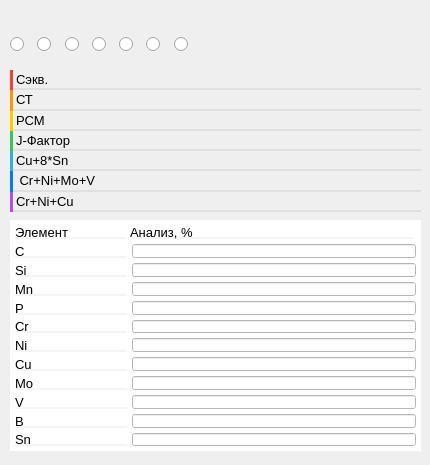
<?xml version="1.0" encoding="UTF-8"?>
<ui version="4.0">
 <class>FormulsDesigner</class>
 <widget class="QWidget" name="FormulsDesigner">
  <property name="geometry">
   <rect>
    <x>0</x>
    <y>0</y>
    <width>430</width>
    <height>465</height>
   </rect>
  </property>
  <property name="font">
   <font>
    <pointsize>10</pointsize>
   </font>
  </property>
  <property name="windowTitle">
   <string>Form</string>
  </property>
  <widget class="QPushButton" name="pushButton_7">
   <property name="geometry">
    <rect>
     <x>390</x>
     <y>10</y>
     <width>41</width>
     <height>21</height>
    </rect>
   </property>
   <property name="sizePolicy">
    <sizepolicy hsizetype="Fixed" vsizetype="Fixed">
     <horstretch>0</horstretch>
     <verstretch>0</verstretch>
    </sizepolicy>
   </property>
   <property name="minimumSize">
    <size>
     <width>41</width>
     <height>0</height>
    </size>
   </property>
   <property name="maximumSize">
    <size>
     <width>41</width>
     <height>21</height>
    </size>
   </property>
   <property name="styleSheet">
    <string notr="true">border: None</string>
   </property>
   <property name="text">
    <string/>
   </property>
   <property name="icon">
    <iconset>
     <normaloff>../../../Downloads/vector (3).svg</normaloff>../../../Downloads/vector (3).svg</iconset>
   </property>
  </widget>
  <widget class="QPushButton" name="pushButton_6">
   <property name="geometry">
    <rect>
     <x>0</x>
     <y>10</y>
     <width>41</width>
     <height>21</height>
    </rect>
   </property>
   <property name="sizePolicy">
    <sizepolicy hsizetype="Fixed" vsizetype="Fixed">
     <horstretch>0</horstretch>
     <verstretch>0</verstretch>
    </sizepolicy>
   </property>
   <property name="minimumSize">
    <size>
     <width>41</width>
     <height>21</height>
    </size>
   </property>
   <property name="maximumSize">
    <size>
     <width>41</width>
     <height>21</height>
    </size>
   </property>
   <property name="styleSheet">
    <string notr="true">border: None</string>
   </property>
   <property name="text">
    <string/>
   </property>
   <property name="icon">
    <iconset>
     <normaloff>../../../Downloads/vector (2).svg</normaloff>../../../Downloads/vector (2).svg</iconset>
   </property>
  </widget>
  <widget class="QWidget" name="horizontalLayoutWidget">
   <property name="geometry">
    <rect>
     <x>10</x>
     <y>29</y>
     <width>191</width>
     <height>31</height>
    </rect>
   </property>
   <layout class="QHBoxLayout" name="LayoutForFormul">
    <property name="spacing">
     <number>0</number>
    </property>
    <item>
     <widget class="QRadioButton" name="Cekv">
      <property name="text">
       <string/>
      </property>
     </widget>
    </item>
    <item>
     <widget class="QRadioButton" name="Ct">
      <property name="text">
       <string/>
      </property>
     </widget>
    </item>
    <item>
     <widget class="QRadioButton" name="Pcm">
      <property name="text">
       <string/>
      </property>
     </widget>
    </item>
    <item>
     <widget class="QRadioButton" name="J_Factor">
      <property name="text">
       <string/>
      </property>
     </widget>
    </item>
    <item>
     <widget class="QRadioButton" name="Cu_8_Sn">
      <property name="text">
       <string/>
      </property>
     </widget>
    </item>
    <item>
     <widget class="QRadioButton" name="Cr_Ni_Mo_V">
      <property name="text">
       <string/>
      </property>
     </widget>
    </item>
    <item>
     <widget class="QRadioButton" name="Cr_Ni_Cu">
      <property name="text">
       <string/>
      </property>
     </widget>
    </item>
   </layout>
  </widget>
  <widget class="QWidget" name="verticalLayoutWidget">
   <property name="geometry">
    <rect>
     <x>10</x>
     <y>70</y>
     <width>411</width>
     <height>142</height>
    </rect>
   </property>
   <layout class="QVBoxLayout" name="LayoutForElementFormul">
    <property name="spacing">
     <number>0</number>
    </property>
    <item>
     <layout class="QHBoxLayout" name="LayoutForCekv">
      <item>
       <widget class="Line" name="RedLineCekv">
        <property name="maximumSize">
         <size>
          <width>16777215</width>
          <height>28</height>
         </size>
        </property>
        <property name="styleSheet">
         <string notr="true">background-color: #FF3B30;
border:None;</string>
        </property>
        <property name="orientation">
         <enum>Qt::Vertical</enum>
        </property>
       </widget>
      </item>
      <item>
       <widget class="QLabel" name="LabelNameCekv">
        <property name="font">
         <font>
          <pointsize>10</pointsize>
         </font>
        </property>
        <property name="styleSheet">
         <string notr="true">border: none;
border-bottom: 2px solid #E0E0E0;</string>
        </property>
        <property name="text">
         <string>Сэкв.</string>
        </property>
       </widget>
      </item>
      <item>
       <widget class="QLabel" name="LabelCekv">
        <property name="font">
         <font>
          <pointsize>10</pointsize>
         </font>
        </property>
        <property name="styleSheet">
         <string notr="true">border: none;
border-bottom: 2px solid #E0E0E0;</string>
        </property>
        <property name="text">
         <string/>
        </property>
        <property name="alignment">
         <set>Qt::AlignRight|Qt::AlignTrailing|Qt::AlignVCenter</set>
        </property>
       </widget>
      </item>
     </layout>
    </item>
    <item>
     <layout class="QHBoxLayout" name="LayoutForCt">
      <item>
       <widget class="Line" name="OrangeLineCt">
        <property name="maximumSize">
         <size>
          <width>16777215</width>
          <height>28</height>
         </size>
        </property>
        <property name="styleSheet">
         <string notr="true">background-color: #FF9500;
border:None;</string>
        </property>
        <property name="orientation">
         <enum>Qt::Vertical</enum>
        </property>
       </widget>
      </item>
      <item>
       <widget class="QLabel" name="LabelNameCt">
        <property name="font">
         <font>
          <pointsize>10</pointsize>
         </font>
        </property>
        <property name="styleSheet">
         <string notr="true">border: none;
border-bottom: 2px solid #E0E0E0;</string>
        </property>
        <property name="text">
         <string>СТ</string>
        </property>
       </widget>
      </item>
      <item>
       <widget class="QLabel" name="LabelCt">
        <property name="font">
         <font>
          <pointsize>10</pointsize>
         </font>
        </property>
        <property name="styleSheet">
         <string notr="true">border: none;
border-bottom: 2px solid #E0E0E0;</string>
        </property>
        <property name="text">
         <string/>
        </property>
        <property name="alignment">
         <set>Qt::AlignRight|Qt::AlignTrailing|Qt::AlignVCenter</set>
        </property>
       </widget>
      </item>
     </layout>
    </item>
    <item>
     <layout class="QHBoxLayout" name="LayoutForPcm">
      <item>
       <widget class="Line" name="YellowLinePcm">
        <property name="maximumSize">
         <size>
          <width>16777215</width>
          <height>28</height>
         </size>
        </property>
        <property name="styleSheet">
         <string notr="true">background-color: #FFCC00;
border:None;</string>
        </property>
        <property name="orientation">
         <enum>Qt::Vertical</enum>
        </property>
       </widget>
      </item>
      <item>
       <widget class="QLabel" name="LabelNamePcm">
        <property name="font">
         <font>
          <pointsize>10</pointsize>
         </font>
        </property>
        <property name="styleSheet">
         <string notr="true">border: none;
border-bottom: 2px solid #E0E0E0;</string>
        </property>
        <property name="text">
         <string>РСМ</string>
        </property>
       </widget>
      </item>
      <item>
       <widget class="QLabel" name="LabelPcm">
        <property name="font">
         <font>
          <pointsize>10</pointsize>
         </font>
        </property>
        <property name="styleSheet">
         <string notr="true">border: none;
border-bottom: 2px solid #E0E0E0;</string>
        </property>
        <property name="text">
         <string/>
        </property>
        <property name="alignment">
         <set>Qt::AlignRight|Qt::AlignTrailing|Qt::AlignVCenter</set>
        </property>
       </widget>
      </item>
     </layout>
    </item>
    <item>
     <layout class="QHBoxLayout" name="LayoutForJ_Factor">
      <item>
       <widget class="Line" name="GreenLineJ_Factor">
        <property name="maximumSize">
         <size>
          <width>16777215</width>
          <height>28</height>
         </size>
        </property>
        <property name="styleSheet">
         <string notr="true">background-color: #34C759;
border:None;</string>
        </property>
        <property name="orientation">
         <enum>Qt::Vertical</enum>
        </property>
       </widget>
      </item>
      <item>
       <widget class="QLabel" name="LabelNameJ_Factor">
        <property name="font">
         <font>
          <pointsize>10</pointsize>
         </font>
        </property>
        <property name="styleSheet">
         <string notr="true">border: none;
border-bottom: 2px solid #E0E0E0;</string>
        </property>
        <property name="text">
         <string>J-Фактор</string>
        </property>
       </widget>
      </item>
      <item>
       <widget class="QLabel" name="LabelJ_Factor">
        <property name="font">
         <font>
          <pointsize>10</pointsize>
         </font>
        </property>
        <property name="styleSheet">
         <string notr="true">border: none;
border-bottom: 2px solid #E0E0E0;</string>
        </property>
        <property name="text">
         <string/>
        </property>
        <property name="alignment">
         <set>Qt::AlignRight|Qt::AlignTrailing|Qt::AlignVCenter</set>
        </property>
       </widget>
      </item>
     </layout>
    </item>
    <item>
     <layout class="QHBoxLayout" name="LayoutForCu_8_Sn">
      <item>
       <widget class="Line" name="CyanLine_Cu_8_Sn">
        <property name="maximumSize">
         <size>
          <width>16777215</width>
          <height>28</height>
         </size>
        </property>
        <property name="styleSheet">
         <string notr="true">background-color: #32ADE6;
border:None;</string>
        </property>
        <property name="orientation">
         <enum>Qt::Vertical</enum>
        </property>
       </widget>
      </item>
      <item>
       <widget class="QLabel" name="LabelNameCu_8_Sn">
        <property name="font">
         <font>
          <pointsize>10</pointsize>
         </font>
        </property>
        <property name="styleSheet">
         <string notr="true">border: none;
border-bottom: 2px solid #E0E0E0;</string>
        </property>
        <property name="text">
         <string>Cu+8*Sn</string>
        </property>
       </widget>
      </item>
      <item>
       <widget class="QLabel" name="LabelCu_8_Sn">
        <property name="font">
         <font>
          <pointsize>10</pointsize>
         </font>
        </property>
        <property name="styleSheet">
         <string notr="true">border: none;
border-bottom: 2px solid #E0E0E0;</string>
        </property>
        <property name="text">
         <string/>
        </property>
        <property name="alignment">
         <set>Qt::AlignRight|Qt::AlignTrailing|Qt::AlignVCenter</set>
        </property>
       </widget>
      </item>
     </layout>
    </item>
    <item>
     <layout class="QHBoxLayout" name="LayoutForCr_Ni_Mo_V">
      <item>
       <widget class="Line" name="BlueLine_Cr_Ni_Mo_V">
        <property name="maximumSize">
         <size>
          <width>16777215</width>
          <height>28</height>
         </size>
        </property>
        <property name="styleSheet">
         <string notr="true">background-color: #007AFF;
border:None;</string>
        </property>
        <property name="orientation">
         <enum>Qt::Vertical</enum>
        </property>
       </widget>
      </item>
      <item>
       <widget class="QLabel" name="LabelNameCr_Ni_Mo_V">
        <property name="font">
         <font>
          <pointsize>10</pointsize>
         </font>
        </property>
        <property name="styleSheet">
         <string notr="true">border: none;
border-bottom: 2px solid #E0E0E0;</string>
        </property>
        <property name="text">
         <string> Cr+Ni+Mo+V</string>
        </property>
       </widget>
      </item>
      <item>
       <widget class="QLabel" name="LabelCr_Ni_Mo_V">
        <property name="font">
         <font>
          <pointsize>10</pointsize>
         </font>
        </property>
        <property name="styleSheet">
         <string notr="true">border: none;
border-bottom: 2px solid #E0E0E0;</string>
        </property>
        <property name="text">
         <string/>
        </property>
        <property name="alignment">
         <set>Qt::AlignRight|Qt::AlignTrailing|Qt::AlignVCenter</set>
        </property>
       </widget>
      </item>
     </layout>
    </item>
    <item>
     <layout class="QHBoxLayout" name="LayoutForCr_Ni_Cu">
      <item>
       <widget class="Line" name="PurpleLineCr_Ni_Cu">
        <property name="maximumSize">
         <size>
          <width>16777215</width>
          <height>28</height>
         </size>
        </property>
        <property name="styleSheet">
         <string notr="true">background-color: #AF52DE;
border:None;</string>
        </property>
        <property name="orientation">
         <enum>Qt::Vertical</enum>
        </property>
       </widget>
      </item>
      <item>
       <widget class="QLabel" name="LabelNameCr_Ni_Cu">
        <property name="font">
         <font>
          <pointsize>10</pointsize>
         </font>
        </property>
        <property name="styleSheet">
         <string notr="true">border: none;
border-bottom: 2px solid #E0E0E0;</string>
        </property>
        <property name="text">
         <string>Cr+Ni+Cu</string>
        </property>
       </widget>
      </item>
      <item>
       <widget class="QLabel" name="LabelCr_Ni_Cu">
        <property name="font">
         <font>
          <pointsize>10</pointsize>
         </font>
        </property>
        <property name="styleSheet">
         <string notr="true">border: none;
border-bottom: 2px solid #E0E0E0;</string>
        </property>
        <property name="text">
         <string/>
        </property>
        <property name="alignment">
         <set>Qt::AlignRight|Qt::AlignTrailing|Qt::AlignVCenter</set>
        </property>
       </widget>
      </item>
     </layout>
    </item>
   </layout>
  </widget>
  <widget class="QWidget" name="WidgetForElement" native="true">
   <property name="geometry">
    <rect>
     <x>10</x>
     <y>220</y>
     <width>411</width>
     <height>231</height>
    </rect>
   </property>
   <property name="styleSheet">
    <string notr="true">background-color: rgb(255, 255, 255);</string>
   </property>
   <layout class="QGridLayout" name="gridLayout">
    <item row="0" column="0">
     <layout class="QVBoxLayout" name="verticalLayout">
      <property name="spacing">
       <number>5</number>
      </property>
      <property name="leftMargin">
       <number>5</number>
      </property>
      <property name="topMargin">
       <number>5</number>
      </property>
      <property name="rightMargin">
       <number>5</number>
      </property>
      <property name="bottomMargin">
       <number>5</number>
      </property>
      <item>
       <layout class="QHBoxLayout" name="LayoutForElementAndAnalize">
        <item>
         <widget class="QLabel" name="LabelElement">
          <property name="maximumSize">
           <size>
            <width>110</width>
            <height>36</height>
           </size>
          </property>
          <property name="font">
           <font>
            <pointsize>10</pointsize>
           </font>
          </property>
          <property name="styleSheet">
           <string notr="true">background-color: rgb(255, 255, 255);
border-bottom: 2px solid #F5F5F5;
</string>
          </property>
          <property name="text">
           <string>Элемент</string>
          </property>
         </widget>
        </item>
        <item>
         <widget class="QLabel" name="LabelAnalize">
          <property name="maximumSize">
           <size>
            <width>284</width>
            <height>36</height>
           </size>
          </property>
          <property name="styleSheet">
           <string notr="true">background-color: rgb(255, 255, 255);
border-bottom: 2px solid #F5F5F5;
</string>
          </property>
          <property name="text">
           <string>Анализ, %</string>
          </property>
         </widget>
        </item>
       </layout>
      </item>
      <item>
       <layout class="QHBoxLayout" name="LayoutForC">
        <item>
         <widget class="QLabel" name="LabelC">
          <property name="font">
           <font>
            <pointsize>10</pointsize>
           </font>
          </property>
          <property name="styleSheet">
           <string notr="true">background-color: rgb(255, 255, 255);
border-bottom: 2px solid #F5F5F5;
</string>
          </property>
          <property name="text">
           <string>C</string>
          </property>
         </widget>
        </item>
        <item>
         <widget class="QLineEdit" name="InputForC">
          <property name="maximumSize">
           <size>
            <width>284</width>
            <height>36</height>
           </size>
          </property>
          <property name="styleSheet">
           <string notr="true">background-color: rgb(255, 255, 255);

border-bottom: 2px solid #E0E0E0;
</string>
          </property>
          <property name="alignment">
           <set>Qt::AlignLeading|Qt::AlignLeft|Qt::AlignVCenter</set>
          </property>
         </widget>
        </item>
       </layout>
      </item>
      <item>
       <layout class="QHBoxLayout" name="LayoutForSi">
        <item>
         <widget class="QLabel" name="LabelSi">
          <property name="font">
           <font>
            <pointsize>10</pointsize>
           </font>
          </property>
          <property name="styleSheet">
           <string notr="true">background-color: rgb(255, 255, 255);
border-bottom: 2px solid #F5F5F5;
</string>
          </property>
          <property name="text">
           <string>Si</string>
          </property>
         </widget>
        </item>
        <item>
         <widget class="QLineEdit" name="InputForSi">
          <property name="maximumSize">
           <size>
            <width>284</width>
            <height>36</height>
           </size>
          </property>
          <property name="styleSheet">
           <string notr="true">background-color: rgb(255, 255, 255);

border-bottom: 2px solid #E0E0E0;
</string>
          </property>
          <property name="alignment">
           <set>Qt::AlignLeading|Qt::AlignLeft|Qt::AlignVCenter</set>
          </property>
         </widget>
        </item>
       </layout>
      </item>
      <item>
       <layout class="QHBoxLayout" name="LayoutForMn">
        <item>
         <widget class="QLabel" name="LabelMn">
          <property name="enabled">
           <bool>true</bool>
          </property>
          <property name="font">
           <font>
            <pointsize>10</pointsize>
           </font>
          </property>
          <property name="styleSheet">
           <string notr="true">background-color: rgb(255, 255, 255);
border-bottom: 2px solid #F5F5F5;
</string>
          </property>
          <property name="text">
           <string>Mn</string>
          </property>
         </widget>
        </item>
        <item>
         <widget class="QLineEdit" name="InputForMn">
          <property name="enabled">
           <bool>true</bool>
          </property>
          <property name="maximumSize">
           <size>
            <width>284</width>
            <height>36</height>
           </size>
          </property>
          <property name="styleSheet">
           <string notr="true">background-color: rgb(255, 255, 255);

border-bottom: 2px solid #E0E0E0;
</string>
          </property>
          <property name="alignment">
           <set>Qt::AlignLeading|Qt::AlignLeft|Qt::AlignVCenter</set>
          </property>
         </widget>
        </item>
       </layout>
      </item>
      <item>
       <layout class="QHBoxLayout" name="LayoutForP">
        <item>
         <widget class="QLabel" name="LabelP">
          <property name="font">
           <font>
            <pointsize>10</pointsize>
           </font>
          </property>
          <property name="styleSheet">
           <string notr="true">background-color: rgb(255, 255, 255);
border-bottom: 2px solid #F5F5F5;
</string>
          </property>
          <property name="text">
           <string>P</string>
          </property>
         </widget>
        </item>
        <item>
         <widget class="QLineEdit" name="InputForP">
          <property name="maximumSize">
           <size>
            <width>284</width>
            <height>36</height>
           </size>
          </property>
          <property name="styleSheet">
           <string notr="true">background-color: rgb(255, 255, 255);

border-bottom: 2px solid #BCFBA7;
</string>
          </property>
          <property name="alignment">
           <set>Qt::AlignLeading|Qt::AlignLeft|Qt::AlignVCenter</set>
          </property>
         </widget>
        </item>
       </layout>
      </item>
      <item>
       <layout class="QHBoxLayout" name="LayoutForCr">
        <item>
         <widget class="QLabel" name="LabelCr">
          <property name="font">
           <font>
            <pointsize>10</pointsize>
           </font>
          </property>
          <property name="styleSheet">
           <string notr="true">background-color: rgb(255, 255, 255);
border-bottom: 2px solid #F5F5F5;
</string>
          </property>
          <property name="text">
           <string>Cr</string>
          </property>
         </widget>
        </item>
        <item>
         <widget class="QLineEdit" name="InputForCr">
          <property name="maximumSize">
           <size>
            <width>284</width>
            <height>36</height>
           </size>
          </property>
          <property name="styleSheet">
           <string notr="true">background-color: rgb(255, 255, 255);
border-bottom: 2px solid #E0E0E0;
</string>
          </property>
          <property name="alignment">
           <set>Qt::AlignLeading|Qt::AlignLeft|Qt::AlignVCenter</set>
          </property>
         </widget>
        </item>
       </layout>
      </item>
      <item>
       <layout class="QHBoxLayout" name="LayoutForNi">
        <item>
         <widget class="QLabel" name="LabelNi">
          <property name="font">
           <font>
            <pointsize>10</pointsize>
           </font>
          </property>
          <property name="styleSheet">
           <string notr="true">background-color: rgb(255, 255, 255);
border-bottom: 2px solid #F5F5F5;
</string>
          </property>
          <property name="text">
           <string>Ni</string>
          </property>
         </widget>
        </item>
        <item>
         <widget class="QLineEdit" name="InputForNi">
          <property name="maximumSize">
           <size>
            <width>284</width>
            <height>36</height>
           </size>
          </property>
          <property name="styleSheet">
           <string notr="true">background-color: rgb(255, 255, 255);

border-bottom: 2px solid #E0E0E0;
</string>
          </property>
          <property name="alignment">
           <set>Qt::AlignLeading|Qt::AlignLeft|Qt::AlignVCenter</set>
          </property>
         </widget>
        </item>
       </layout>
      </item>
      <item>
       <layout class="QHBoxLayout" name="LayoutForCu">
        <item>
         <widget class="QLabel" name="LabelCu">
          <property name="font">
           <font>
            <pointsize>10</pointsize>
           </font>
          </property>
          <property name="styleSheet">
           <string notr="true">background-color: rgb(255, 255, 255);
border-bottom: 2px solid #F5F5F5;
</string>
          </property>
          <property name="text">
           <string>Cu</string>
          </property>
         </widget>
        </item>
        <item>
         <widget class="QLineEdit" name="InputForCu">
          <property name="maximumSize">
           <size>
            <width>284</width>
            <height>36</height>
           </size>
          </property>
          <property name="styleSheet">
           <string notr="true">background-color: rgb(255, 255, 255);

border-bottom: 2px solid #E0E0E0;
</string>
          </property>
          <property name="alignment">
           <set>Qt::AlignLeading|Qt::AlignLeft|Qt::AlignVCenter</set>
          </property>
         </widget>
        </item>
       </layout>
      </item>
      <item>
       <layout class="QHBoxLayout" name="LayoutForMo">
        <item>
         <widget class="QLabel" name="LabelMo">
          <property name="font">
           <font>
            <pointsize>10</pointsize>
           </font>
          </property>
          <property name="styleSheet">
           <string notr="true">background-color: rgb(255, 255, 255);
border-bottom: 2px solid #F5F5F5;
</string>
          </property>
          <property name="text">
           <string>Mo</string>
          </property>
         </widget>
        </item>
        <item>
         <widget class="QLineEdit" name="InputForMo">
          <property name="maximumSize">
           <size>
            <width>284</width>
            <height>36</height>
           </size>
          </property>
          <property name="styleSheet">
           <string notr="true">background-color: rgb(255, 255, 255);

border-bottom: 2px solid #E0E0E0;
</string>
          </property>
          <property name="alignment">
           <set>Qt::AlignLeading|Qt::AlignLeft|Qt::AlignVCenter</set>
          </property>
         </widget>
        </item>
       </layout>
      </item>
      <item>
       <layout class="QHBoxLayout" name="LayoutForV">
        <item>
         <widget class="QLabel" name="LabelV">
          <property name="font">
           <font>
            <pointsize>10</pointsize>
           </font>
          </property>
          <property name="styleSheet">
           <string notr="true">background-color: rgb(255, 255, 255);
border-bottom: 2px solid #F5F5F5;
</string>
          </property>
          <property name="text">
           <string>V</string>
          </property>
         </widget>
        </item>
        <item>
         <widget class="QLineEdit" name="InputForV">
          <property name="maximumSize">
           <size>
            <width>284</width>
            <height>36</height>
           </size>
          </property>
          <property name="styleSheet">
           <string notr="true">background-color: rgb(255, 255, 255);

border-bottom: 2px solid #E0E0E0;
</string>
          </property>
          <property name="alignment">
           <set>Qt::AlignLeading|Qt::AlignLeft|Qt::AlignVCenter</set>
          </property>
         </widget>
        </item>
       </layout>
      </item>
      <item>
       <layout class="QHBoxLayout" name="LayoutForB">
        <item>
         <widget class="QLabel" name="LabelB">
          <property name="font">
           <font>
            <pointsize>10</pointsize>
           </font>
          </property>
          <property name="styleSheet">
           <string notr="true">background-color: rgb(255, 255, 255);
border-bottom: 2px solid #F5F5F5;
</string>
          </property>
          <property name="text">
           <string>B</string>
          </property>
         </widget>
        </item>
        <item>
         <widget class="QLineEdit" name="InputForB">
          <property name="maximumSize">
           <size>
            <width>284</width>
            <height>36</height>
           </size>
          </property>
          <property name="styleSheet">
           <string notr="true">background-color: rgb(255, 255, 255);

border-bottom: 2px solid #E0E0E0;
</string>
          </property>
          <property name="alignment">
           <set>Qt::AlignLeading|Qt::AlignLeft|Qt::AlignVCenter</set>
          </property>
         </widget>
        </item>
       </layout>
      </item>
      <item>
       <layout class="QHBoxLayout" name="LayoutForSn">
        <item>
         <widget class="QLabel" name="LabelSn">
          <property name="font">
           <font>
            <pointsize>10</pointsize>
           </font>
          </property>
          <property name="styleSheet">
           <string notr="true">background-color: rgb(255, 255, 255);
border-bottom: 2px solid #F5F5F5;
</string>
          </property>
          <property name="text">
           <string>Sn</string>
          </property>
         </widget>
        </item>
        <item>
         <widget class="QLineEdit" name="InputForSn">
          <property name="maximumSize">
           <size>
            <width>284</width>
            <height>36</height>
           </size>
          </property>
          <property name="styleSheet">
           <string notr="true">background-color: rgb(255, 255, 255);

border-bottom: 2px solid #E0E0E0;
</string>
          </property>
          <property name="alignment">
           <set>Qt::AlignLeading|Qt::AlignLeft|Qt::AlignVCenter</set>
          </property>
         </widget>
        </item>
       </layout>
      </item>
     </layout>
    </item>
   </layout>
  </widget>
 </widget>
 <resources/>
 <connections/>
</ui>
